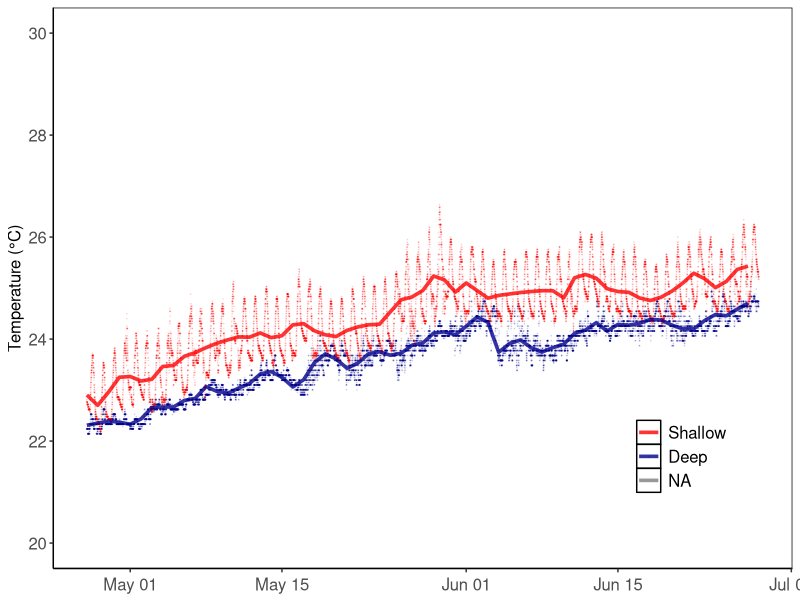
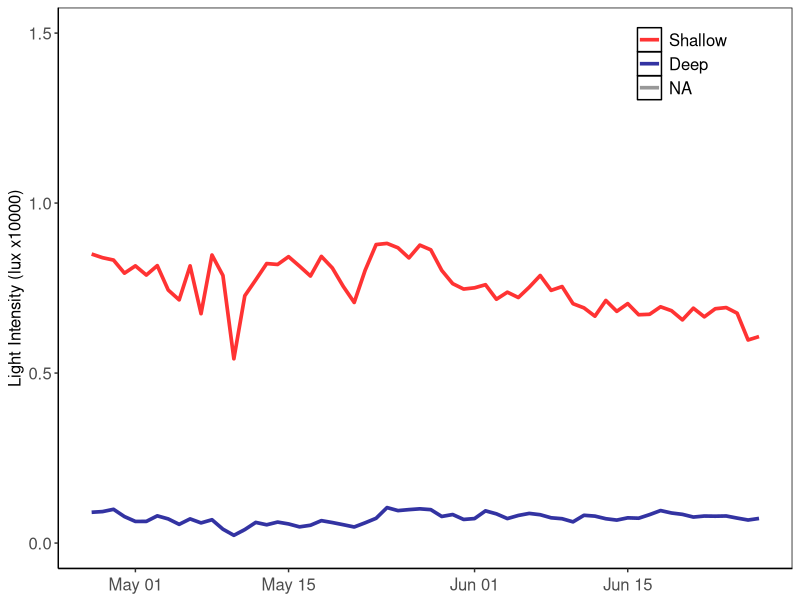
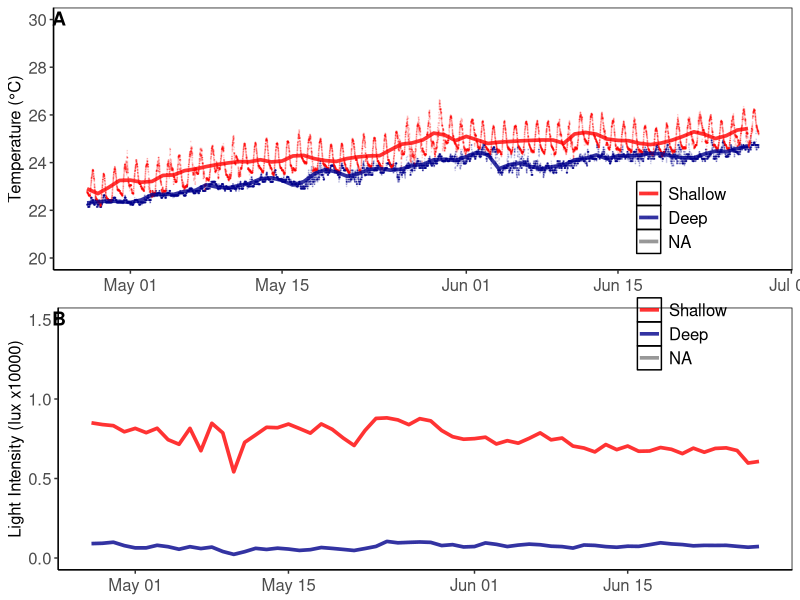
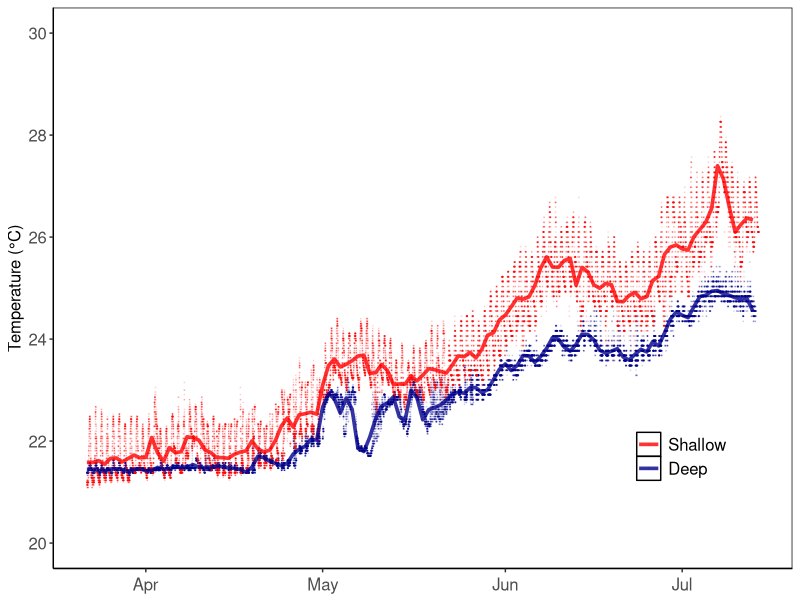
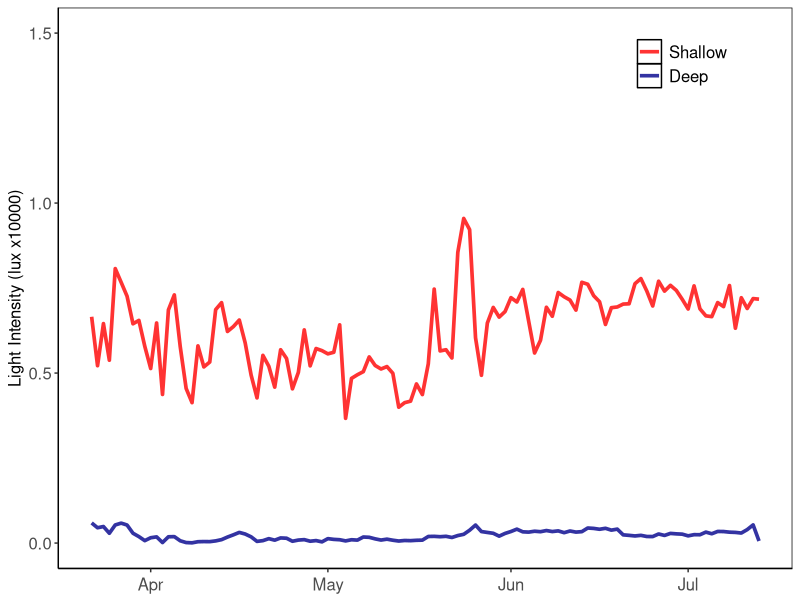
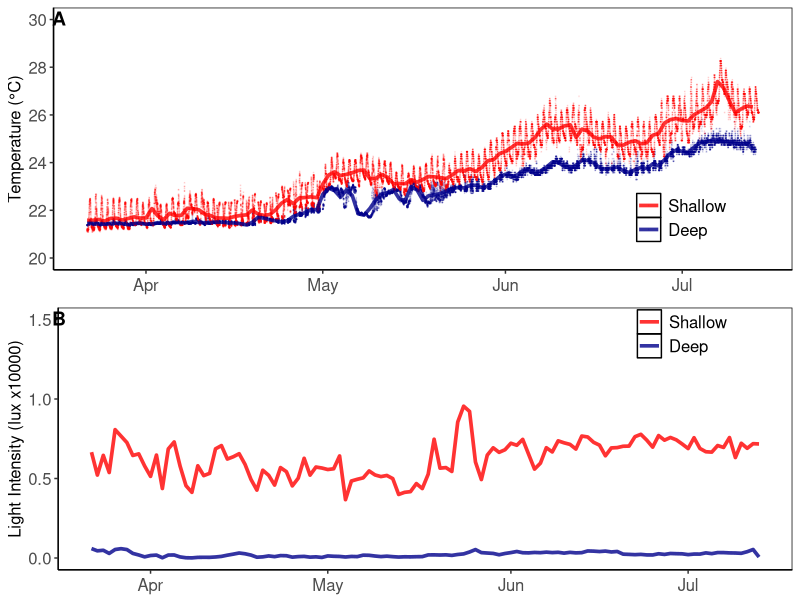
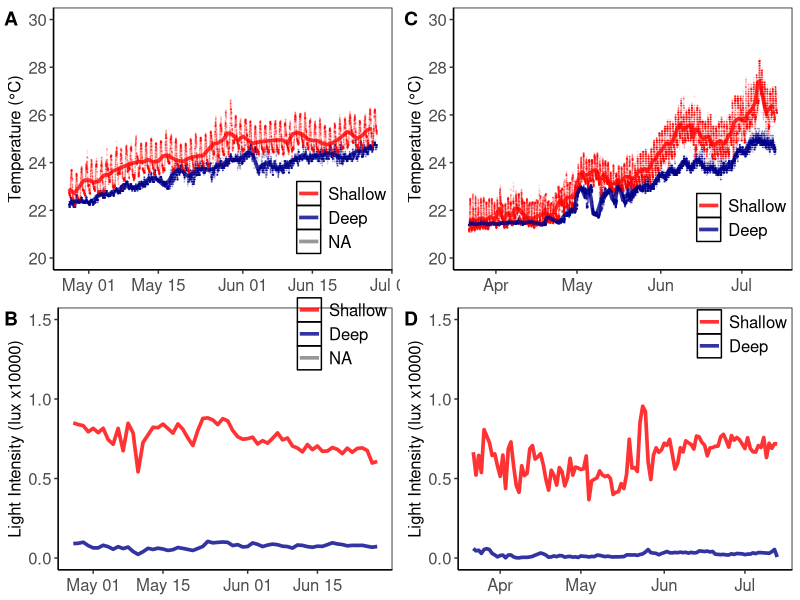
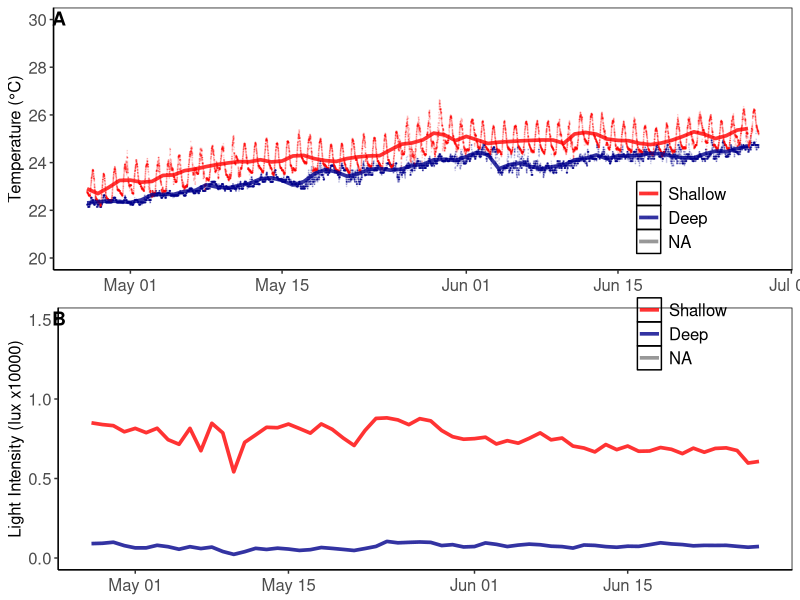

Reproduce these figures in R, in order.
library(ggplot2)
library(dplyr)
library(plotrix)
library(cowplot)
library(scales) # to access breaks/formatting functions



# 2021 in situ April - June
setwd("/Volumes/CBP_Students/Jessica Bellworthy/Jessica Bellworthy/NSF-BSF Genomic/R/HOBO data")

d<-read.csv("HOBO data NSF BSF Genomic 2021 R.csv", strip.white=T)
d$Depth <- factor(d$Depth, levels=c("Shallow","Deep"))
d$Date<-as.Date(d$Date, "%m/%d/%Y")
d$Date_Time<- as.POSIXct(paste(d$Date, d$Time), "%Y-%m-%d %H:%M", tz = "GMT", usetz = FALSE)

View(d)
str(d)

sum(is.na(d))

temp<-d%>%
  group_by(Depth,Date)%>%
  summarize_at(vars(Temp), list(mean = mean, sd = sd,  min = min, max = max), na.rm=T)
View(temp)
write.csv(temp, file = "temperature_dailymean_2021.csv")

count = d%>%
  group_by(Depth,Date)%>% summarise(n = n())
View(count)

count = count %>% filter(n != 288)

# Change Date to date format
temp$Date<- as.POSIXct(temp$Date)


temp.plot.21 = 
  ggplot(d, aes(y=Temp, x=Date_Time, color=Depth))+ 
  geom_point(size=0.05, alpha = 0.1)+
  geom_line(data=temp, aes(y=mean, x=Date),size=1.25,alpha=0.8)+
  scale_fill_manual("Depth", values=c("Shallow"="red", "Deep"= "dark blue"))+
  scale_color_manual("Depth", values=c("Shallow"= "red","Deep"="dark blue"))+
  scale_y_continuous(limits = c(20, 30), breaks = seq(20, 30, 2)) +
  labs(y = "Temperature (°C)")+
  theme_classic()+
  theme(axis.text.x=element_text(vjust=0.5,size=12),#angling the labels on the x-axis
        panel.background= element_rect(fill=NA, color='black'),#this is making the black box around the graph
        strip.background = element_blank(), 
        strip.text = element_blank(),
        legend.title = element_blank(),
        legend.text =element_text(size = 12),
        legend.background = element_blank(),
        legend.position=c(0.85,0.2),
        axis.text.y = element_text(vjust=0.5, size=12), #making the axis text larger 
        axis.title.x = element_blank(),#making the axis title larger 
        axis.title.y = element_text(size=12))#making the axis title larger 

temp.plot.21

light<-d%>%
  group_by(Depth,Date)%>%
  summarize_at(vars(Light), list(mean = mean, sd = sd, min = min, max = max), na.rm=T)
View(light)
write.csv(light, file = "light_dailymean_2021.csv")

light$Date<- as.POSIXct(light$Date)

light.plot.21 = ggplot(d, aes(y=Light/10000, x=Date_Time, color=Depth))+ 
  #geom_point(size=0.05, alpha = 0.1)+
  geom_line(data=light, aes(y=mean/10000, x=Date),size=1.25,alpha=0.8)+
  scale_fill_manual("Depth", values=c("Shallow"="red", "Deep"= "dark blue"))+
  scale_color_manual("Depth", values=c("Shallow"= "red","Deep"="dark blue"))+
  scale_y_continuous(limits = c(0, 1.5), breaks = seq(0, 1.5, 0.5)) +
  labs(y = "Light Intensity (lux x10000)")+
  theme_classic()+
  theme(axis.text.x=element_text(vjust=0.5,size=12),#angling the labels on the x-axis
        panel.background= element_rect(fill=NA, color='black'),#this is making the black box around the graph
        strip.background = element_blank(), 
        strip.text = element_blank(),
        legend.title = element_blank(),
        legend.text =element_text(size = 12),
        legend.background = element_blank(),
        legend.position=c(0.85,0.9),
        axis.text.y = element_text(vjust=0.5, size=12), #making the axis text larger 
        axis.title.x = element_blank(),#making the axis title larger 
        axis.title.y = element_text(size=12))#making the axis title larger 

light.plot.21

HOBO.plots <- plot_grid(temp.plot.21, light.plot.21, labels = c('A', 'B'),
                        label_x = 0.1, label_y = 0.985, label_size = 14,ncol = 1, align = "h", byrow = F, hjust =2)
HOBO.plots
ggsave("HOBOplots_insitu_2021.jpeg", plot = HOBO.plots, width = 10, height = 18,dpi=600, 
       units = "cm")



# 2022 in situ March - July
setwd("/Volumes/CBP_Students/Jessica Bellworthy/Jessica Bellworthy/NSF-BSF Genomic/R/HOBO data")

d<-read.csv("HOBO data NSF BSF Genomic 2022 R.csv", strip.white=T)
d$Depth <- factor(d$Depth, levels=c("Shallow","Deep"))
d$Date<-as.Date(d$Date, "%d/%m/%Y")
d$Date_Time<- as.POSIXct(paste(d$Date, d$Time), "%Y-%m-%d %H:%M", tz = "GMT", usetz = FALSE)

View(d)
str(d)

temp<-d%>%
  group_by(Depth,Date)%>%
  summarize_at(vars(Temp), list(mean = mean, sd = sd,  min = min, max = max), na.rm=T)
View(temp)
write.csv(temp, file = "temperature_dailymean_2022.csv")

count = d%>%
  group_by(Depth,Date)%>% summarise(n = n())
count = count %>% filter(n != 288)

temp$Date<- as.POSIXct(temp$Date)

temp.plot.22 = 
  ggplot(d, aes(y=Temp, x=Date_Time, color=Depth))+ 
  geom_point(size=0.05, alpha = 0.1)+
  geom_line(data=temp, aes(y=mean, x=Date),size=1.25,alpha=0.8)+
  scale_fill_manual("Depth", values=c("Shallow"="red", "Deep"= "dark blue"))+
  scale_color_manual("Depth", values=c("Shallow"= "red","Deep"="dark blue"))+
  scale_y_continuous(limits = c(20, 30), breaks = seq(20, 30, 2)) +
  labs(y = "Temperature (°C)")+
  theme_classic()+
  theme(axis.text.x=element_text(vjust=0.5,size=12),#angling the labels on the x-axis
        panel.background= element_rect(fill=NA, color='black'),#this is making the black box around the graph
        strip.background = element_blank(), 
        strip.text = element_blank(),
        legend.title = element_blank(),
        legend.text =element_text(size = 12),
        legend.background = element_blank(),
        legend.position=c(0.85,0.2),
        axis.text.y = element_text(vjust=0.5, size=12), #making the axis text larger 
        axis.title.x = element_blank(),#making the axis title larger 
        axis.title.y = element_text(size=12))#making the axis title larger 

temp.plot.22

light<-d%>%
  group_by(Depth,Date)%>%
  summarize_at(vars(Light), list(mean = mean, sd = sd,  min = min, max = max), na.rm=T)
View(light)
write.csv(light, file = "light_dailymean_2022.csv")

light$Date<- as.POSIXct(light$Date)

light.plot.22 = ggplot(d, aes(y=Light/10000, x=Date_Time, color=Depth))+ 
  # geom_point(size=0.05, alpha = 0.1)+
  geom_line(data=light, aes(y=mean/10000, x=Date),size=1.25,alpha=0.8)+
  scale_fill_manual("Depth", values=c("Shallow"="red", "Deep"= "dark blue"))+
  scale_color_manual("Depth", values=c("Shallow"= "red","Deep"="dark blue"))+
  scale_y_continuous(limits = c(0, 1.5), breaks = seq(0, 1.5, 0.5)) +
  labs(y = "Light Intensity (lux x10000)")+
  theme_classic()+
  theme(axis.text.x=element_text(vjust=0.5,size=12),#angling the labels on the x-axis
        panel.background= element_rect(fill=NA, color='black'),#this is making the black box around the graph
        strip.background = element_blank(), 
        strip.text = element_blank(),
        legend.title = element_blank(),
        legend.text =element_text(size = 12),
        legend.background = element_blank(),
        legend.position=c(0.85,0.9),
        axis.text.y = element_text(vjust=0.5, size=12), #making the axis text larger 
        axis.title.x = element_blank(),#making the axis title larger 
        axis.title.y = element_text(size=12))#making the axis title larger 

light.plot.22


HOBO.plots <- plot_grid(temp.plot.22, light.plot.22, labels = c('A', 'B'),
                       label_x = 0.1, label_y = 0.985, label_size = 14, ncol = 1, align = "h", byrow = F, hjust =2)
HOBO.plots
ggsave("HOBOplots_insitu_2022.jpeg", plot = HOBO.plots, width = 10, height = 18,dpi=600, 
       units = "cm")



# Combine all plots to one figure

HOBO.plots <- plot_grid(temp.plot.21, light.plot.21, temp.plot.22, light.plot.22, labels = c('A', 'C', 'B', 'D'),
                        label_x = 0.08, label_y = 0.985, label_size = 14,ncol = 2, align = "h", byrow = F, hjust =2)
HOBO.plots
ggsave("HOBOplots_insitu_2021&2022.jpeg", plot = HOBO.plots, width = 20, height = 18,dpi=600, 
       units = "cm")

